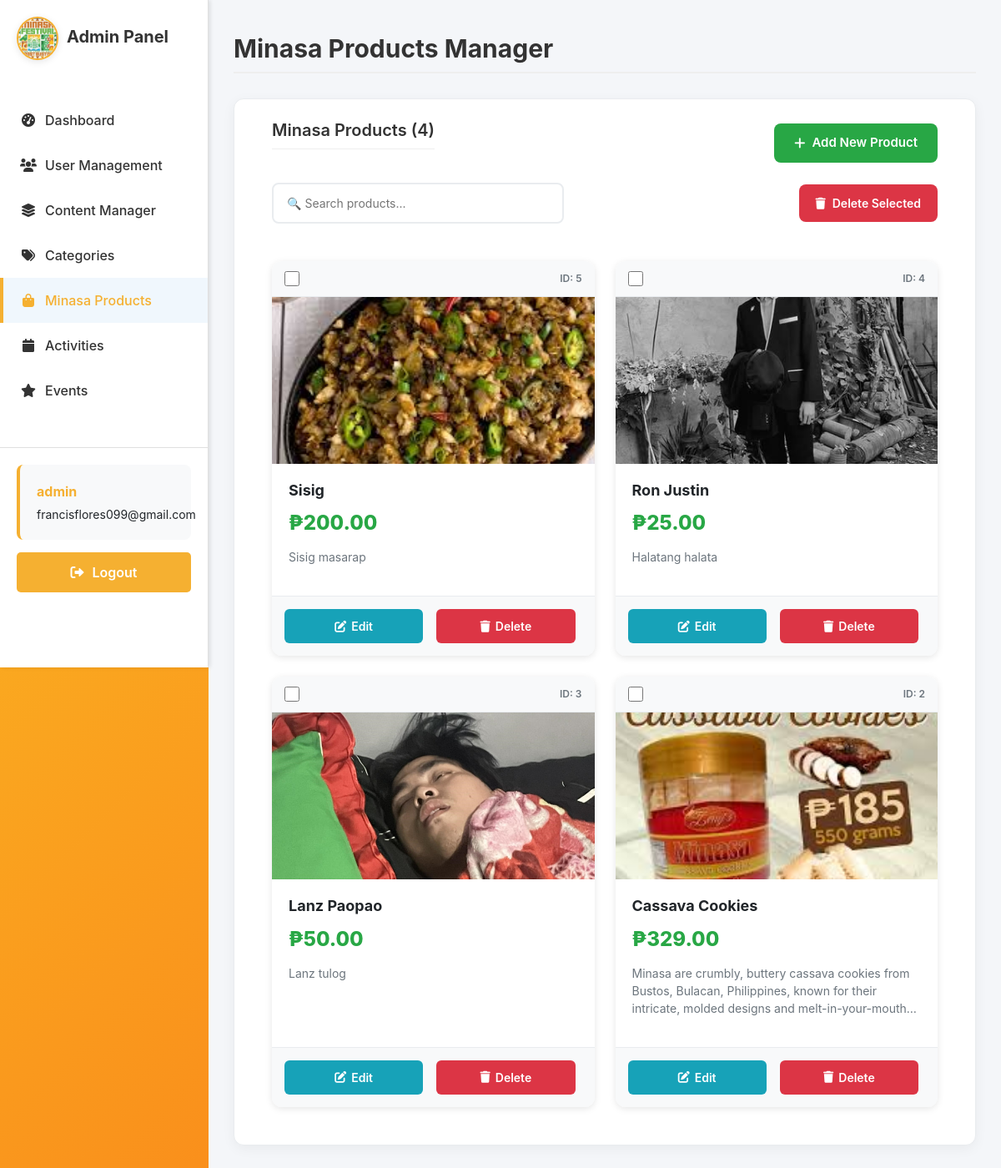
/adminpage/minasa-products/ (signed in), run on the app's committed database.
### sections/models.py (models this page shows, shortened)
class MinasaProduct(models.Model):
    image = models.ImageField(upload_to='products/', blank=True, null=True)
    product_name = models.CharField(max_length=200)
    description = models.TextField()
    price = models.DecimalField(max_digits=10, decimal_places=2, default=0.00)  # ADD THIS LINE
    class Meta:
        verbose_name = "Minasa Product"
        verbose_name_plural = "Minasa Products"
        ordering = ['-id']

### sections/views.py (the view, shortened to what this page needs)
# urls.py: path('adminpage/minasa-products/', views.adminpage_minasa_products, name='adminpage-minasa-products'),
@login_required
def adminpage_minasa_products(request):
    if request.user.username == 'admin' or request.user.is_superuser:
        products = MinasaProduct.objects.all().order_by('-id')
        context = {
            'products': products,
            'total_products': products.count(),
        }
        return render(request, 'adminpage/adminpage-minasa-products.html', context)
    return redirect('home')

### sections/templates/adminpage/adminpage-minasa-products.html (shortened to what this page needs)
{% extends "users/base.html" %}
{% load static %}
{% block content %}
<link rel="stylesheet" href="{% static 'css/adminside.css' %}">
<link rel="stylesheet" href="https://cdnjs.cloudflare.com/ajax/libs/font-awesome/6.0.0/css/all.min.css">
<div class="admin-sidebar">
    <div class="sidebar-header">
        <div class="logo-container">
            <img src="/media/images/logo.png" alt="Minasa Festival Logo" style="max-width: 80px; height: auto;" />
        </div>
        <h2>Admin Panel</h2>
    </div>
    <ul class="admin-nav">
        <li><a href="{% url 'adminpage-admin-dashboard' %}"><i class="fas fa-tachometer-alt"></i> Dashboard</a></li>
        <li><a href="{% url 'adminpage-user-management' %}"><i class="fas fa-users"></i> User Management</a></li>
        <li><a href="{% url 'adminpage-content-manager' %}"><i class="fas fa-layer-group"></i> Content Manager</a></li>
        <li><a href="{% url 'adminpage-category-manager' %}"><i class="fas fa-tags"></i> Categories</a></li>
        <li><a href="#" class="active"><i class="fas fa-shopping-bag"></i> Minasa Products</a></li>
        <li><a href="{% url 'adminpage-activities' %}"><i class="fas fa-calendar"></i> Activities</a></li>
        <li><a href="{% url 'adminpage-festival-calendar' %}"><i class="fas fa-star"></i> Events</a></li>
    </ul>
    <div class="admin-actions">
        <div class="admin-user-info">
            <p><strong>{{ user.username }}</strong></p>
            <p>{{ user.email|default:"No email" }}</p>
        </div>
        <form method="post" action="{% url 'logout' %}">
            <button type="submit" class="btn-logout"><i class="fas fa-sign-out-alt"></i> Logout</button>
        </form>
    </div>
</div>
<div class="admin-content">
    <div class="admin-header">
        <h1>Minasa Products Manager</h1>
    </div>
    <div class="admin-panels">
        <section class="panel">
            <div class="products-header">
                <h2>Minasa Products ({{ total_products }})</h2>
                <button class="btn-add-product" onclick="openAddModal()">
                    <i class="fas fa-plus"></i> Add New Product
                </button>
            </div>
            <div class="filter-section">
                <div class="search-box">
                    <input type="text" id="searchProducts" placeholder="🔍 Search products..."
                           onkeyup="searchProducts()">
                </div>
                <button class="btn-delete-selected" onclick="deleteSelected()">
                    <i class="fas fa-trash"></i> Delete Selected
                </button>
            </div>
            {% if products %}
            <div class="products-grid" id="productsGrid">
                {% for product in products %}
                <div class="product-card"
                    data-product-id="{{ product.id }}"
                    data-product-name="{{ product.product_name }}"
                    data-product-description="{{ product.description|default:'' }}"
                    data-product-price="{{ product.price|default:'0' }}"
                    data-product-image="{{ product.image.url|default:'' }}">
                    <div class="product-card-header">
                        <div class="product-checkbox">
                            <input type="checkbox" name="selected_products" value="{{ product.id }}">
                        </div>
                        <div class="product-id">
                            ID: {{ product.id }}
                        </div>
                    </div>
                    <div class="product-image-container {% if not product.image %}no-image{% endif %}">
                        {% if product.image %}
                            <img src="{{ product.image.url }}" alt="{{ product.product_name }}">
                        {% else %}
                            <i class="fas fa-image"></i>
                        {% endif %}
                    </div>
                    <div class="product-info">
                        <h3 class="product-name">{{ product.product_name }}</h3>
                        <div class="product-price">₱{{ product.price|floatformat:2 }}</div>
                        <p class="product-description">{{ product.description|default:"No description" }}</p>
                    </div>
                    <div class="product-actions">
                        <button class="btn-edit" onclick="editProduct({{ product.id }})">
                            <i class="fas fa-edit"></i> Edit
                        </button>
                        <button class="btn-delete" onclick="deleteProduct({{ product.id }})">
                            <i class="fas fa-trash"></i> Delete
                        </button>
                    </div>
                </div>
                {% endfor %}
            </div>
            {% else %}
            <div class="no-products">
                <i class="fas fa-box-open"></i>
                <h3>No products yet</h3>
                <p>Click "Add New Product" to create your first product.</p>
            </div>
            {% endif %}
        </section>
    </div>
</div>
{% endblock %}

### minasaelearning/static/css/auth.css (style rules this page uses)
body { background: linear-gradient(135deg, #fbbf24 0%, #f97316 100%); min-height: 100vh; display: flex; align-items: center; justify-content: center; padding: 1rem; background-attachment: fixed; font-family: -apple-system, BlinkMacSystemFont, 'Segoe UI', Roboto, Oxygen, Ubuntu, Cantarell, sans-serif; }

### minasaelearning/static/css/adminside.css (style rules this page uses)
.admin-sidebar { width: 250px; background-color: #fff; height: 100vh; position: fixed; left: 0; top: 0; padding: 20px 0; display: flex; flex-direction: column; border-right: 1px solid #e0e0e0; box-shadow: 2px 0 5px rgba(0,0,0,0.1); z-index: 900; }
.sidebar-header { padding: 0 20px; margin-bottom: 30px; display: flex; align-items: center; }
.sidebar-header img { width: 50px; height: 50px; margin-right: 10px; border-radius: 50%; border: 2px solid #f5b031; object-fit: cover; }
.sidebar-header h2 { color: #f5b031; font-size: 20px; margin: 0; font-weight: 700; margin: 0 0 20px 0; color: #333; }
.admin-nav { list-style: none; padding: 0; margin: 0; flex-grow: 1; }
.admin-nav li { padding: 0; }
.admin-nav a { display: flex; align-items: center; padding: 15px 20px; color: #333; text-decoration: none; transition: background-color 0.3s, color 0.3s; border-left: 4px solid transparent; font-weight: 500; }
.admin-nav a:hover, .admin-nav a.active { background-color: #f0f7fd; color: #f5b031; border-left: 4px solid #f5b031; }
.admin-nav i { margin-right: 10px; width: 20px; text-align: center; }
.admin-actions { margin-top: auto; margin-bottom: 50px; padding: 20px; border-top: 1px solid #e0e0e0; }
.btn-logout { display: flex; align-items: center; justify-content: center; padding: 12px 20px; color: #fff; text-decoration: none; background-color: #f5b031; border: none; border-radius: 5px; font-weight: 600; transition: background-color 0.3s; cursor: pointer; width: 100%; }
.btn-logout i { margin-right: 10px; }
.admin-content { margin-left: 250px; padding: 30px; width: calc(100% - 250px); background-color: #f4f6f9; min-height: 100vh; box-sizing: border-box; }
.admin-content h1 { color: #333; margin-bottom: 30px; margin-top: 10px; font-size: 30px; font-weight: 700; border-bottom: 2px solid #eee; padding-bottom: 10px; }
.admin-panels { margin-top: 30px; }
.panel { background: #ffffff; padding: 25px; border-radius: 12px; box-shadow: 0 4px 15px rgba(0, 0, 0, 0.05); border: 1px solid #e9ecef; margin-bottom: 30px; }
.panel h2 { margin: 0 0 20px 0; color: #333; font-size: 20px; font-weight: 600; border-bottom: 1px solid #eee; padding-bottom: 10px; }
.btn-edit, .btn-delete { padding: 8px 15px; border: none; border-radius: 5px; cursor: pointer; font-weight: 500; transition: all 0.3s; margin-right: 8px; }
.btn-edit { background-color: #17a2b8; color: white; }
.btn-delete { background-color: #dc3545; color: white; }
.admin-user-info { padding: 15px 20px; margin-bottom: 15px; background-color: #f8f9fa; border-radius: 8px; border-left: 4px solid #f5b031; }
.admin-user-info p { margin: 5px 0; font-size: 14px; }
.admin-user-info p strong { color: #f5b031; font-size: 16px; }

### data on the page
MinasaProduct: id "5", image (picture), product_name "Sisig", price "200.00", description "Sisig masarap"
MinasaProduct: id "4", image (picture), product_name "Ron Justin", price "25.00", description "Halatang halata"
MinasaProduct: id "3", image (picture), product_name "Lanz Paopao", price "50.00", description "Lanz tulog"
MinasaProduct: id "2", image (picture), product_name "Cassava Cookies", price "329.00", description "Minasa are crumbly, buttery cassava cookies from Bustos, Bulacan, Philippines, known for their intricate, molded designs and…"

### other printed values
{{ user.username }} "admin"
{{ user.email|default:"No email" }} "francisflores099@gmail.com"
{{ total_products }} "4"
